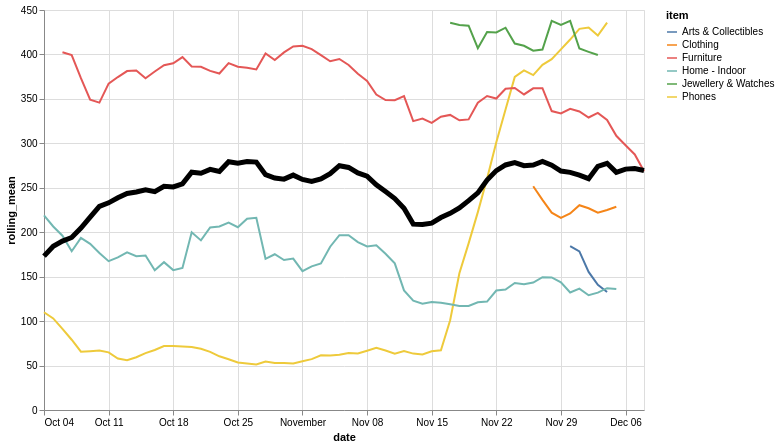

This figure's Vega-Lite source:
### Vega-Lite specification from a JSON file in a GitHub repository (floating-point values rounded to 4 significant figures; data arrays with more than 128 entries replaced by an {"elided": "..."} marker saying what was removed)
{"config": {"view": {"continuousWidth": 400, "continuousHeight": 300}}, "layer": [{"data": {"name": "data-24769a61c7b15d794bffce1d1f6ae180"}, "mark": "line", "encoding": {"color": {"type": "nominal", "field": "item"}, "x": {"type": "temporal", "field": "date"}, "y": {"type": "quantitative", "field": "rolling_mean"}}, "transform": [{"window": [{"op": "mean", "field": "log_price", "as": "rolling_mean"}], "frame": [-4, 3]}]}, {"data": {"name": "data-7b6074aa7f1fb09625c9f617abf27722"}, "mark": {"type": "line", "color": "black", "size": 5}, "encoding": {"x": {"type": "temporal", "field": "date"}, "y": {"type": "quantitative", "field": "rolling_mean"}}, "transform": [{"window": [{"op": "mean", "field": "log_price", "as": "rolling_mean"}], "frame": [-4, 3]}]}], "height": 400, "width": 600, "$schema": "https://vega.github.io/schema/vega-lite/v4.8.1.json", "datasets": {"data-24769a61c7b15d794bffce1d1f6ae180": {"elided": "221 records"}, "data-7b6074aa7f1fb09625c9f617abf27722": [{"date": "2020-10-04", "log_price": 138.5}, {"date": "2020-10-05", "log_price": 122.6}, {"date": "2020-10-06", "log_price": 192.7}, {"date": "2020-10-07", "log_price": 238.7}, {"date": "2020-10-08", "log_price": 228.8}, {"date": "2020-10-09", "log_price": 219.1}, {"date": "2020-10-10", "log_price": 218.3}, {"date": "2020-10-11", "log_price": 278.2}, {"date": "2020-10-12", "log_price": 236.8}, {"date": "2020-10-13", "log_price": 219.6}, {"date": "2020-10-14", "log_price": 224.8}, {"date": "2020-10-15", "log_price": 284.7}, {"date": "2020-10-16", "log_price": 267.3}, {"date": "2020-10-17", "log_price": 232.8}, {"date": "2020-10-18", "log_price": 237.9}, {"date": "2020-10-19", "log_price": 260.9}, {"date": "2020-10-20", "log_price": 285.6}, {"date": "2020-10-21", "log_price": 213.9}, {"date": "2020-10-22", "log_price": 253.0}, {"date": "2020-10-23", "log_price": 388.9}, {"date": "2020-10-24", "log_price": 258.3}, {"date": "2020-10-25", "log_price": 267.7}, {"date": "2020-10-26", "log_price": 218.8}, {"date": "2020-10-27", "log_price": 348.9}, {"date": "2020-10-28", "log_price": 272.4}, {"date": "2020-10-29", "log_price": 228.8}, {"date": "2020-10-30", "log_price": 247.4}, {"date": "2020-10-31", "log_price": 276.1}, {"date": "2020-11-01", "log_price": 227.8}, {"date": "2020-11-02", "log_price": 257.5}, {"date": "2020-11-03", "log_price": 255.1}, {"date": "2020-11-04", "log_price": 310.1}, {"date": "2020-11-05", "log_price": 254.8}, {"date": "2020-11-06", "log_price": 251.3}, {"date": "2020-11-07", "log_price": 294.5}, {"date": "2020-11-08", "log_price": 347.6}, {"date": "2020-11-09", "log_price": 211.9}, {"date": "2020-11-10", "log_price": 208.4}, {"date": "2020-11-11", "log_price": 226.0}, {"date": "2020-11-12", "log_price": 233.0}, {"date": "2020-11-13", "log_price": 193.5}, {"date": "2020-11-14", "log_price": 188.4}, {"date": "2020-11-15", "log_price": 206.4}, {"date": "2020-11-16", "log_price": 205.1}, {"date": "2020-11-17", "log_price": 208.7}, {"date": "2020-11-18", "log_price": 220.2}, {"date": "2020-11-19", "log_price": 276.7}, {"date": "2020-11-20", "log_price": 271.1}, {"date": "2020-11-21", "log_price": 242.4}, {"date": "2020-11-22", "log_price": 253.9}, {"date": "2020-11-23", "log_price": 276.0}, {"date": "2020-11-24", "log_price": 320.2}, {"date": "2020-11-25", "log_price": 294.0}, {"date": "2020-11-26", "log_price": 271.1}, {"date": "2020-11-27", "log_price": 297.1}, {"date": "2020-11-28", "log_price": 244.0}, {"date": "2020-11-29", "log_price": 248.9}, {"date": "2020-11-30", "log_price": 285.0}, {"date": "2020-12-01", "log_price": 242.4}, {"date": "2020-12-02", "log_price": 267.6}, {"date": "2020-12-03", "log_price": 282.3}, {"date": "2020-12-04", "log_price": 247.0}, {"date": "2020-12-05", "log_price": 264.8}, {"date": "2020-12-06", "log_price": 355.0}, {"date": "2020-12-07", "log_price": 276.1}, {"date": "2020-12-08", "log_price": 204.3}]}}
